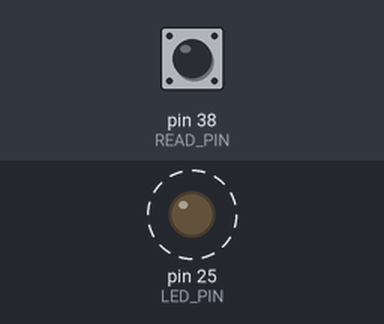
Simulated run of this sketch. Board: Arduino Mega 2560, built with avr-gcc and run on an emulated ATmega2560. Shown: output pins drawn as LEDs (lit = HIGH). Dashed ring = blinking. Inputs (shaded band) come from the test bench; at power-on: pin 38 (READ_PIN) HIGH.

Above: at 1.8 s.
2.5 s: pin 38 (READ_PIN) pulled LOW for 1 s
At 4.2 s:
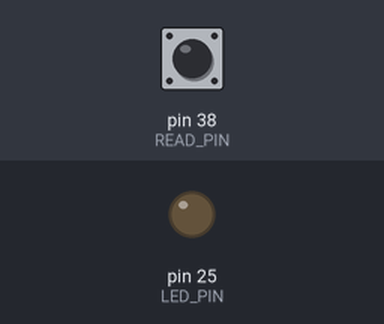
At 5.7 s:
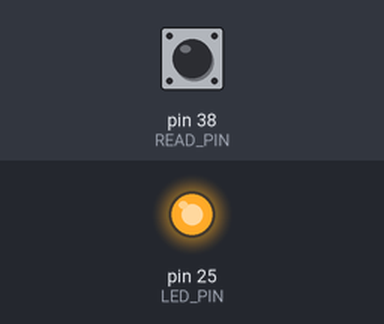
Timing chart, 0 to 12.0 s (numbered marks = the images above; inputs shaded):
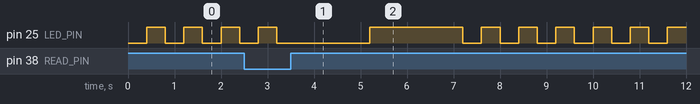

The sketch:

Part2.ino
```cpp
/*
 * Lab 1 Part 2 - Manipulate an LED based on a digital read value.
 */

const int LED_PIN = 25;
const int READ_PIN = 38;

// the setup() method runs once, when the sketch starts
void setup() {
  pinMode(LED_PIN, OUTPUT);
  pinMode(READ_PIN, INPUT_PULLUP);
}

/* If the READ_PIN is high LED will blink fast.
   Else LED will blink slowly. */
void loop() {
  if (digitalRead(READ_PIN))
  {
    digitalWrite(LED_PIN, LOW);
    delay(400);
    digitalWrite(LED_PIN, HIGH);
    delay(400);
  }
  else
  {
    digitalWrite(LED_PIN, LOW);
    delay(2000);
    digitalWrite(LED_PIN, HIGH);
    delay(2000);
  }
}
```
